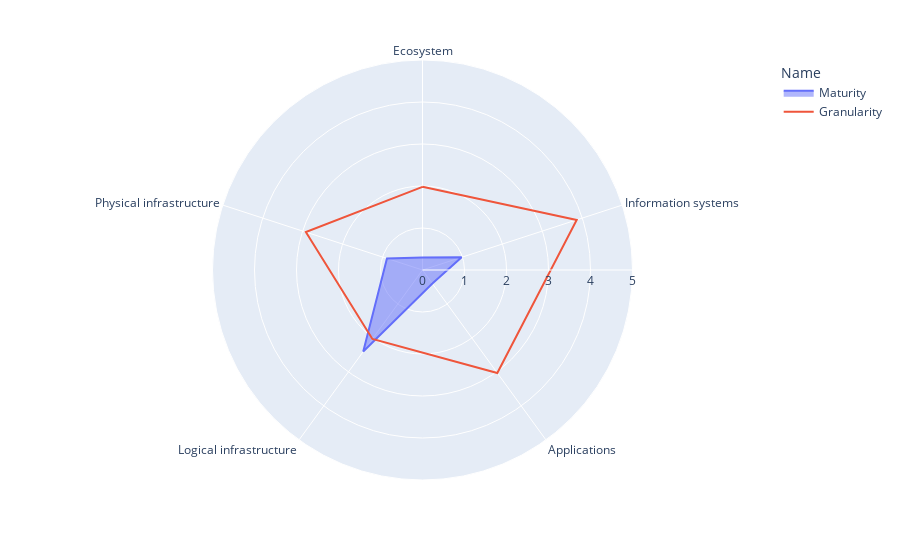

Write notebook code for a chart like this one.
### Code cell
# phase de visualisation
import pandas as pd
import plotly.express as px

df = pd.DataFrame({
    'Name':['Maturity', 'Maturity', 'Maturity', 'Maturity', 'Maturity', 'Granularity', 'Granularity', 'Granularity', 'Granularity', 'Granularity'],
    'Maturity': [ 
        calculate_zone_maturity(ecosystem_view), 
        calculate_zone_maturity(information_systems_view), 
        calculate_zone_maturity(applications_view), 
        calculate_zone_maturity(logical_infrastructure_view), 
        calculate_zone_maturity(physical_infrastructure_view),
        calculate_zone_granularity(ecosystem_view), 
        calculate_zone_granularity(information_systems_view), 
        calculate_zone_granularity(applications_view), 
        calculate_zone_granularity(logical_infrastructure_view), 
        calculate_zone_granularity(physical_infrastructure_view)
    ],
    'Theta':["Ecosystem","Information systems","Applications","Logical infrastructure","Physical infrastructure", "Ecosystem","Information systems","Applications","Logical infrastructure","Physical infrastructure"]
})
fig = px.line_polar(df, r='Maturity', theta='Theta', line_close=True, color='Name')
fig.update_layout(
  polar=dict(
    radialaxis=dict(
      visible=True,
      range=[0, 5]
    )
  )
)
for trace in fig.data:
    if trace.name == 'Maturity':
        trace.fill = 'toself'
    else:
        trace.fill = None

fig.show()

### Figure 1 — Plotly figure (JSON) as saved in the notebook; plotly's stock layout.template omitted (floating-point values rounded to 4 significant figures)
{"data": [{"hovertemplate": "Name=Maturity<br>Maturity=%{r}<br>Theta=%{theta}<extra></extra>", "legendgroup": "Maturity", "line": {"color": "#636efa", "dash": "solid"}, "marker": {"symbol": "circle"}, "mode": "lines", "name": "Maturity", "r": [0.3, 0.98, 0.4, 2.4, 0.89, 0.3], "showlegend": true, "subplot": "polar", "theta": ["Ecosystem", "Information systems", "Applications", "Logical infrastructure", "Physical infrastructure", "Ecosystem"], "type": "scatterpolar", "fill": "toself"}, {"hovertemplate": "Name=Granularity<br>Maturity=%{r}<br>Theta=%{theta}<extra></extra>", "legendgroup": "Granularity", "line": {"color": "#EF553B", "dash": "solid"}, "marker": {"symbol": "circle"}, "mode": "lines", "name": "Granularity", "r": [1.98, 3.86, 3.03, 2.03, 2.92, 1.98], "showlegend": true, "subplot": "polar", "theta": ["Ecosystem", "Information systems", "Applications", "Logical infrastructure", "Physical infrastructure", "Ecosystem"], "type": "scatterpolar"}], "layout": {"polar": {"domain": {"x": [0.0, 1.0], "y": [0.0, 1.0]}, "angularaxis": {"direction": "clockwise", "rotation": 90}, "radialaxis": {"visible": true, "range": [0, 5]}}, "legend": {"title": {"text": "Name"}, "tracegroupgap": 0}, "margin": {"t": 60}}}
